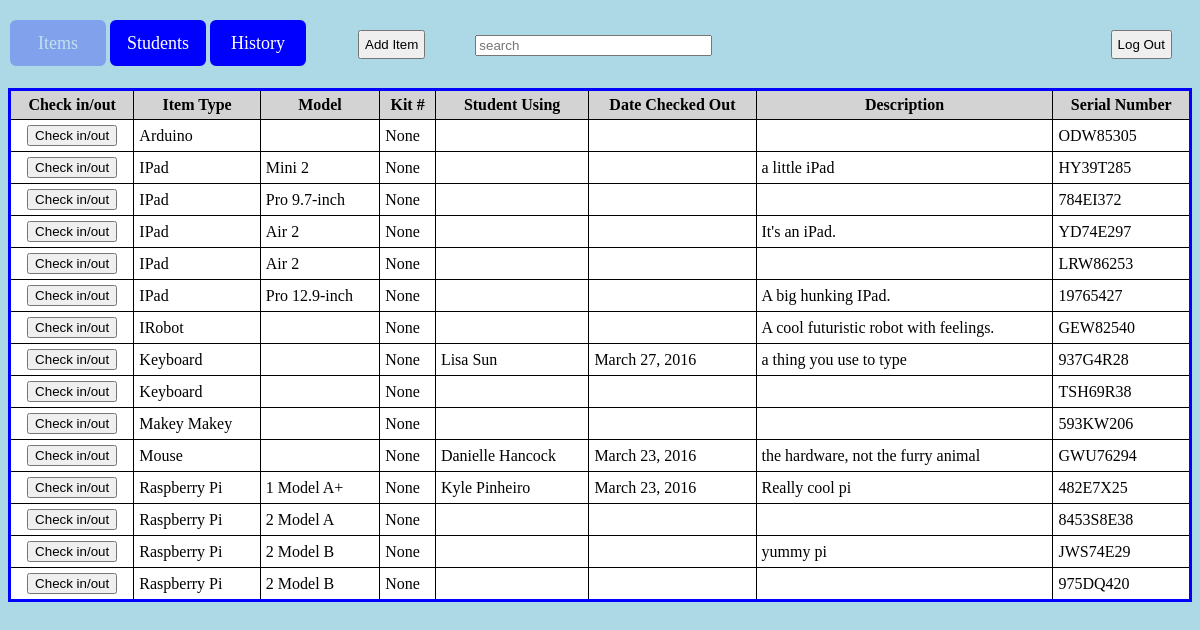
/checkout/items, run on the app's committed database.
### checkout/models.py (models this page shows, shortened)
class Item(models.Model):
    item_id = models.AutoField(primary_key=True)
    kit_number = models.IntegerField(null=True)
    checked_out = models.BooleanField(default=False)
    serial_number = models.CharField(max_length=20) # check whether this is right
    model_number = models.CharField(max_length=50, blank=True, null=True)
    purchase_date = models.DateField('date purchased')
    category = models.CharField(max_length=20)
    description = models.TextField(blank=True, null=True)
    created_date = models.DateTimeField(default=timezone.now)
    published_date = models.DateTimeField(blank=True, null=True)

class Checkout(models.Model): #by not specifying a primary key, django will create an autoincrementing field to be the primary key
    item = models.ForeignKey(Item, on_delete=models.CASCADE)
    borrower = models.ForeignKey(User,related_name='borrower',null=True,on_delete=models.SET_NULL)
    authorizer = models.ForeignKey(User,related_name='authorizer',null=True,on_delete=models.SET_NULL)
    checkout_date = models.DateField('checkout date')
    checkin_date = models.DateField('checkin date',null=True,blank=True)

class User(models.Model):
    user_id = models.AutoField(primary_key=True)
    first_name = models.CharField(max_length=25)
    last_name = models.CharField(max_length=40)
    email = models.EmailField(max_length=40)
    STAFF = 'STAFF'
    STUDENT = 'STUDENT'
    USER_TYPE_CHOICES = (
        (STAFF, 'Staff'),
        (STUDENT, 'Student')
        )
    user_type = models.CharField(max_length=7,
                     choices=USER_TYPE_CHOICES,
                     default=STUDENT)

### checkout/views.py (the view)
def items(request):
    checkouts = {checkout.item.item_id: checkout for checkout in Checkout.objects.filter(checkin_date__isnull=True)}
    items = []
    for item in Item.objects.all().order_by('category'):
        checkout = checkouts.get(item.item_id)
        items.append((item, checkout))
    return render(request, 'checkout/listItems.html', {'items': items})

### checkout/templates/checkout/listItems.html (shortened to what this page needs)
<!DOCTYPE html>
<html>
<head>
</head>
<body>
	<button id="b1" style="opacity:.25"> Items</button>
	<form action="{%url 'students' %}" method="get">
		<button id="b1"> Students</button>
	</form>
	<form action="{%url 'checkoutHistory' %}" method="get">
		<button id="b1"> History</button>
	</form>
	<form action="{%url 'admin:checkout_item_add' %}" method="get">
		<button style="float:left; margin-left: 50px; margin-top:22px; padding:5px">Add Item</button>
	</form>
	<input type="search" style="float:left; margin-left: 50px; margin-top:27px; width:20%" placeholder="search">
	<button type="button" style="float:right; margin-right: 20px; margin-top: 22px; padding:5px">Log Out</button>
	<table style="border: 3px solid blue; border-collapse: collapse; background-color:white; width:100%">
	<tr>
		<th>Check in/out</th>
		 <th>Item Type</th>
		 <th>Model</th>
		<th>Kit #</th>
		<th>Student Using</th>
		<th>Date Checked Out</th>
		<th>Description</th>
		<th>Serial Number</th>
	</tr>
        {% for item in items %}
		<tr>
        <td  style="text-align:center">  <form {%if item.1 != None %}action="{%url 'checkin' checkout_id=item.1.pk%}" method="post"{% endif %}>{% csrf_token %}<button type="button submit">Check in/out</button></form>  </td>
        <td>{{item.0.category}}</td>
		<td>{{item.0.model_number}}</td>
		<td>{{item.0.kit_number}}</td>
		<td>{{item.1.borrower.first_name}} {{item.1.borrower.last_name}}</td>
        <td>{{item.1.checkout_date}}</td>
        <td>{{item.0.description}}</td>
		<td>{{item.0.serial_number}}</td>
       </tr>
       {% endfor %}
	</table>
</body>
</html>

### checkout/templates/checkout/listItems.html (style rules this page uses)
body { background-color:lightblue; }
td { padding: 5px; border:1px solid black; font-family: verdana }
th { padding: 5px; border:1px solid black; font-family: verdana; background-color:lightgrey }
button#b1 { background-color:blue; color:white; border: 2px solid lightblue; font-family: verdana; font-size: 18px; width: 100px; height: 50px; float: left; border-radius: 8px; margin-bottom:20px; margin-top: 10px }

### data on the page
Item: category "Arduino", kit_number "None", serial_number "ODW85305"
Item: category "IPad", model_number "Mini 2", kit_number "None", description "a little iPad", serial_number "HY39T285"
Item: category "IPad", model_number "Pro 9.7-inch", kit_number "None", serial_number "784EI372"
Item: category "IPad", model_number "Air 2", kit_number "None", description "It's an iPad.", serial_number "YD74E297"
Item: category "IPad", model_number "Air 2", kit_number "None", serial_number "LRW86253"
Item: category "IPad", model_number "Pro 12.9-inch", kit_number "None", description "A big hunking IPad.", serial_number "19765427"
Item: category "IRobot", kit_number "None", description "A cool futuristic robot with feelings.", serial_number "GEW82540"
Item: category "Keyboard", kit_number "None", first_name "Lisa", last_name "Sun", checkout_date "March 27, 2016", description "a thing you use to type", serial_number "937G4R28"
Item: category "Keyboard", kit_number "None", serial_number "TSH69R38"
Item: category "Makey Makey", kit_number "None", serial_number "593KW206"
Item: category "Mouse", kit_number "None", first_name "Danielle", last_name "Hancock", checkout_date "March 23, 2016", description "the hardware, not the furry animal", serial_number "GWU76294"
Item: category "Raspberry Pi", model_number "1 Model A+", kit_number "None", first_name "Kyle", last_name "Pinheiro", checkout_date "March 23, 2016", description "Really cool pi", serial_number "482E7X25"
Item: category "Raspberry Pi", model_number "2 Model A", kit_number "None", serial_number "8453S8E38"
Item: category "Raspberry Pi", model_number "2 Model B", kit_number "None", description "yummy pi", serial_number "JWS74E29"
Item: category "Raspberry Pi", model_number "2 Model B", kit_number "None", serial_number "975DQ420"
